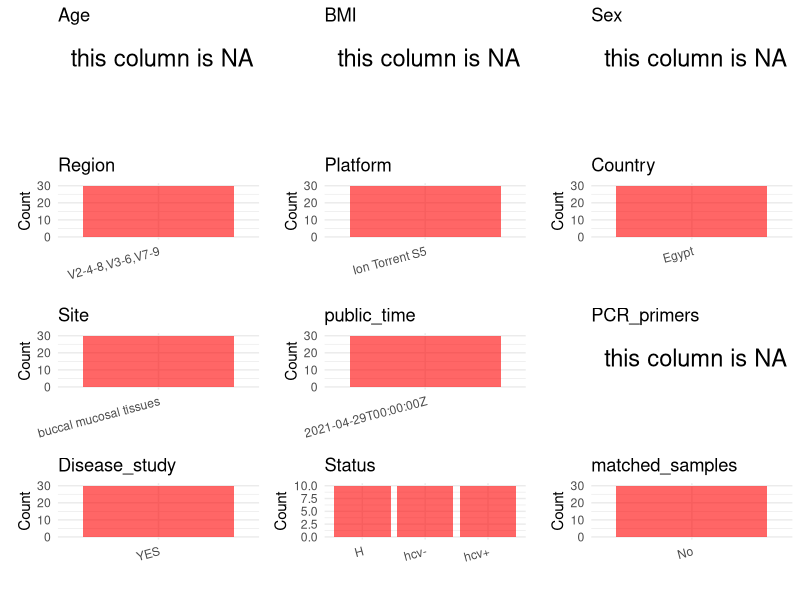

Source code (R): (Note: this script raises an error after producing the figure.)
## ---- chunk 1
# Load necessary libraries
library(dplyr)
library(ggplot2)
library(cowplot)
library(stringr)

# Set working directory (update this path to your local directory)
setwd("/home/hby/oral_project/PRJNA725877")

# Read the initial metadata files
initial_meta <- read.csv("SraRunTable.csv", header = T)

# Combine the two metadata files
# meta <- rbind(initial_meta, initial_meta1)

# Remove entries non-oral samples
# initial_meta <- subset(initial_meta,isolate %in% c("saliva","tongue coat"))

# Check the number of samples containing "HT" in Sample.Name (e.g., healthy controls)
# nrow(subset(meta, grepl("HT", Sample.Name)))

# Display the first few rows of the metadata
head(initial_meta)
## ---- chunk 2
# Create a uniform metadata dataframe
metadata <- data.frame(
  BioProject = initial_meta$BioProject,
  Run = initial_meta$Run,
  sample_name = initial_meta$Sample_Name,
  Platform = initial_meta$Instrument,
  public_time = initial_meta$ReleaseDate,
  Sex = NA,
  Age = NA,
  BMI = NA,
  PCR_primers = NA,
  Status = initial_meta$disease,
  stringsAsFactors = FALSE
) %>%
  mutate(
    Status = case_when(
      Status == "control" ~ "H",
      TRUE ~ as.character(Status)
    )
  )
## ---- chunk 3
# Add information obtained from the publication
metadata$Region <- "V2-4-8,V3-6,V7-9"
metadata$Country <- "Egypt"
metadata$Site <- "buccal mucosal tissues"
metadata$title <- "The oral microbiome of treated and untreated chronic HCV infection: A preliminary study"
metadata$Disease_study <- "YES"
metadata$matched_samples <- "No"
## ---- chunk 4
# Check the number of unique runs and sample names
print(paste("Number of unique runs:", length(unique(metadata$Run))))
print(paste("Number of unique sample names:", length(unique(metadata$sample_name))))
## ---- chunk 5
# Select columns for visualization
plot_data <- metadata %>%
  select(-BioProject, -Run, -sample_name, -title)

# Function to create simple plots for each column
create_simple_plots <- function(data) {
  plots <- list()

  for (col in colnames(data)) {
    # Check if the column is all NA
    if (all(is.na(data[[col]]))) {
      # Create an empty plot with text indicating all NA
      p <- ggplot() +
        annotate("text", x = 0.5, y = 0.5, label = "this column is NA", size = 6) +
        labs(title = col) +
        theme_void()
    } else if (is.numeric(data[[col]])) {
      # Numeric variable: histogram
      p <- ggplot(data, aes(x = .data[[col]])) +
        geom_histogram(fill = "blue", alpha = 0.6, bins = 20, na.rm = TRUE) +
        labs(title = col) +
        theme_minimal()
    } else {
      # Categorical variable: bar plot (remove NA values)
      count_data <- as.data.frame(table(data[[col]], useNA = "ifany"))
      p <- ggplot(count_data, aes(x = reorder(Var1, -Freq), y = Freq)) +
        geom_col(fill = "red", alpha = 0.6) +
        labs(title = col, x = NULL, y = "Count") +
        theme_minimal() +
        theme(axis.text.x = element_text(angle = 15, hjust = 1))
    }
    plots[[col]] <- p
  }

  return(plots)
}

# Generate and arrange plots
plots <- create_simple_plots(plot_data)
p <- plot_grid(plots$Age,
  plots$BMI,
  plots$Sex,
  plots$Region,
  plots$Platform,
  plots$Country,
  plots$Site,
  plots$public_time,
  plots$PCR_primers,
  plots$Disease_study,
  plots$Status,
  plots$matched_samples, # add
  ncol = 3, align = "hv", axis = "lb"
)
ggsave("Metadata_Summary.png", plot = p, width = 8, height = 6, dpi = 150)
## ---- chunk 6
knitr::include_graphics("Metadata_Summary.png")
## ---- chunk 7
# Reorder columns to match the desired format
metadata <- metadata[, c(
  "BioProject", "Run", "sample_name", "Age", "BMI", "Sex",
  "Region", "Platform", "Country", "Site", "public_time",
  "PCR_primers", "title", "Disease_study", "Status", "matched_samples"
)]

# Export the uniform metadata to a CSV file
write.csv(metadata, file = "metadata.csv", quote = FALSE)
head(metadata)
